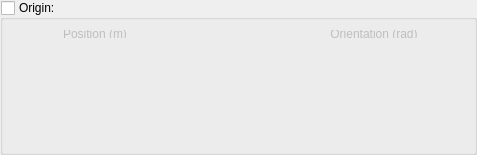
              <widget class="QGroupBox" name="visualOriginGroupBox">
               <property name="maximumSize">
                <size>
                 <width>16777215</width>
                 <height>160</height>
                </size>
               </property>
               <property name="title">
                <string>Origin:</string>
               </property>
               <property name="checkable">
                <bool>true</bool>
               </property>
               <property name="checked">
                <bool>false</bool>
               </property>
               <widget class="QWidget" name="layoutWidget">
                <property name="geometry">
                 <rect>
                  <x>10</x>
                  <y>30</y>
                  <width>458</width>
                  <height>116</height>
                 </rect>
                </property>
                <layout class="QHBoxLayout" name="horizontalLayout_3">
                 <property name="spacing">
                  <number>100</number>
                 </property>
                 <item>
                  <layout class="QVBoxLayout" name="verticalLayout_2">
                   <item>
                    <widget class="QLabel" name="label_9">
                     <property name="text">
                      <string>Position (m)</string>
                     </property>
                     <property name="textFormat">
                      <enum>Qt::AutoText</enum>
                     </property>
                     <property name="alignment">
                      <set>Qt::AlignCenter</set>
                     </property>
                    </widget>
                   </item>
                   <item>
                    <layout class="QGridLayout" name="gridLayout">
                     <item row="0" column="0">
                      <widget class="QLabel" name="label_3">
                       <property name="text">
                        <string>X:</string>
                       </property>
                      </widget>
                     </item>
                     <item row="0" column="1">
                      <widget class="QLineEdit" name="lineEdit_2"/>
                     </item>
                     <item row="1" column="0">
                      <widget class="QLabel" name="label_4">
                       <property name="text">
                        <string>Y:</string>
                       </property>
                      </widget>
                     </item>
                     <item row="1" column="1">
                      <widget class="QLineEdit" name="lineEdit_3"/>
                     </item>
                     <item row="2" column="0">
                      <widget class="QLabel" name="label_5">
                       <property name="text">
                        <string>Z:</string>
                       </property>
                      </widget>
                     </item>
                     <item row="2" column="1">
                      <widget class="QLineEdit" name="lineEdit_4"/>
                     </item>
                    </layout>
                   </item>
                  </layout>
                 </item>
                 <item>
                  <layout class="QVBoxLayout" name="verticalLayout_3">
                   <item>
                    <widget class="QLabel" name="label_10">
                     <property name="font">
                      <font>
                       <underline>false</underline>
                      </font>
                     </property>
                     <property name="text">
                      <string>Orientation (rad)</string>
                     </property>
                     <property name="textFormat">
                      <enum>Qt::AutoText</enum>
                     </property>
                     <property name="alignment">
                      <set>Qt::AlignCenter</set>
                     </property>
                    </widget>
                   </item>
                   <item>
                    <layout class="QGridLayout" name="gridLayout_2">
                     <item row="0" column="0">
                      <widget class="QLabel" name="label_6">
                       <property name="text">
                        <string>Roll:</string>
                       </property>
                      </widget>
                     </item>
                     <item row="0" column="1">
                      <widget class="QLineEdit" name="lineEdit_5"/>
                     </item>
                     <item row="1" column="0">
                      <widget class="QLabel" name="label_7">
                       <property name="text">
                        <string>Pitch:</string>
                       </property>
                      </widget>
                     </item>
                     <item row="1" column="1">
                      <widget class="QLineEdit" name="lineEdit_6"/>
                     </item>
                     <item row="2" column="0">
                      <widget class="QLabel" name="label_8">
                       <property name="text">
                        <string>Yaw:</string>
                       </property>
                      </widget>
                     </item>
                     <item row="2" column="1">
                      <widget class="QLineEdit" name="lineEdit_7"/>
                     </item>
                    </layout>
                   </item>
                  </layout>
                 </item>
                </layout>
               </widget>
              </widget>
